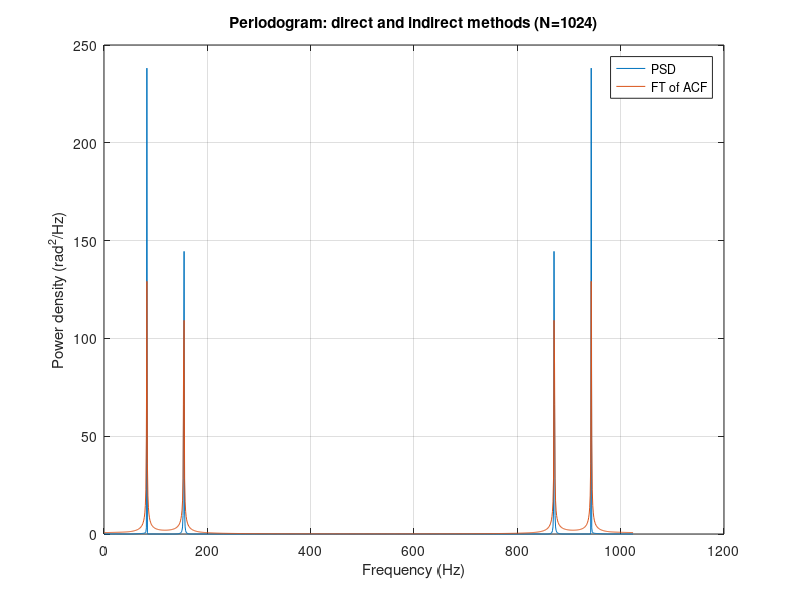

Write MATLAB code to recreate this figure.
clear; close all;
%% Initialisation
% sampling frequency
fSample = 1e3;
% sampling time
t = 0: 1 / fSample: 1;
% number of FFT
nFft = 1024;
% frequencies of sine waves
freqSine = [80 150];
% signal
xSample = sin(2 * pi * freqSine(1) * t) + sin(2 * pi * freqSine(2) * t);
%% PSD: direct
% first apply FT into f-domain then calculate power of frequency components
psd = abs(fft(xSample, nFft) .^ 2) / (nFft + 1);
%% ACF: indirect
% calculate autocorrelation function of samples in time domain
acf = xcorr(xSample, 'coeff');
% apply FT into f-domain
acfFt = abs(fft(acf, nFft));
%% Result plots
figure;
plot(psd);
hold on;
plot(acfFt);
grid on;
legend('PSD', 'FT of ACF');
title('Periodogram: direct and indirect methods (N=1024)');
xlabel('Frequency (Hz)');
ylabel('Power density (rad^2/Hz)');
